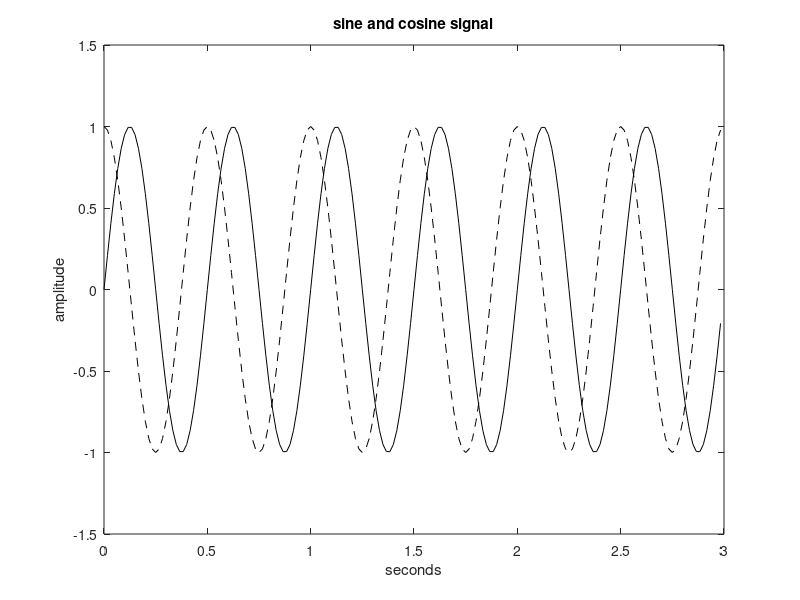

Source code (MATLAB):
% sine wave
fsampling = 60;
tiv = 1/fsampling;
t= 0: tiv : 3-tiv; % samples at 3 sec

fsignal = 2 ; % a 2 hz signal
w = 2*pi*fsignal;

ysine = sin(w*t);
plot(t,ysine,'k'); hold on;

ycos = cos(w*t);
plot(t,ycos,'--k'); 

axis([0 3 -1.5 1.5])
ylabel("amplitude");
xlabel("seconds");
title('sine and cosine signal')